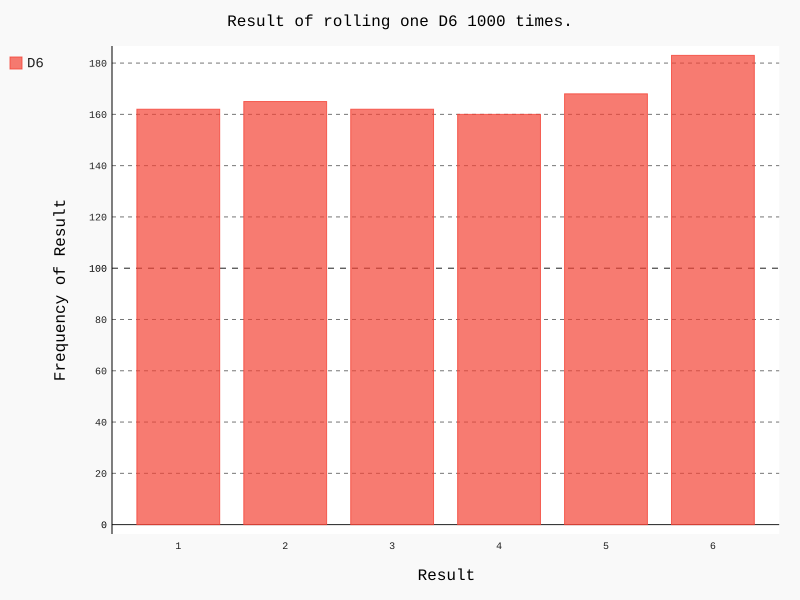

Source code (Python):
import pygal

from die import Die


die = Die()

results = []
for roll_num in range(1000):
    result = die.roll()
    results.append(result)

frequencies = []
for value in range(1, die.num_sides + 1):
    frequency = results.count(value)
    frequencies.append(frequency)
    
hist = pygal.Bar()

hist.title = "Result of rolling one D6 1000 times."
hist.x_labels = ['1', '2', '3', '4', '5','6']
hist.x_title = "Result"
hist.y_title = "Frequency of Result"

hist.add('D6', frequencies)
hist.render_to_file('die_visual.svg')
